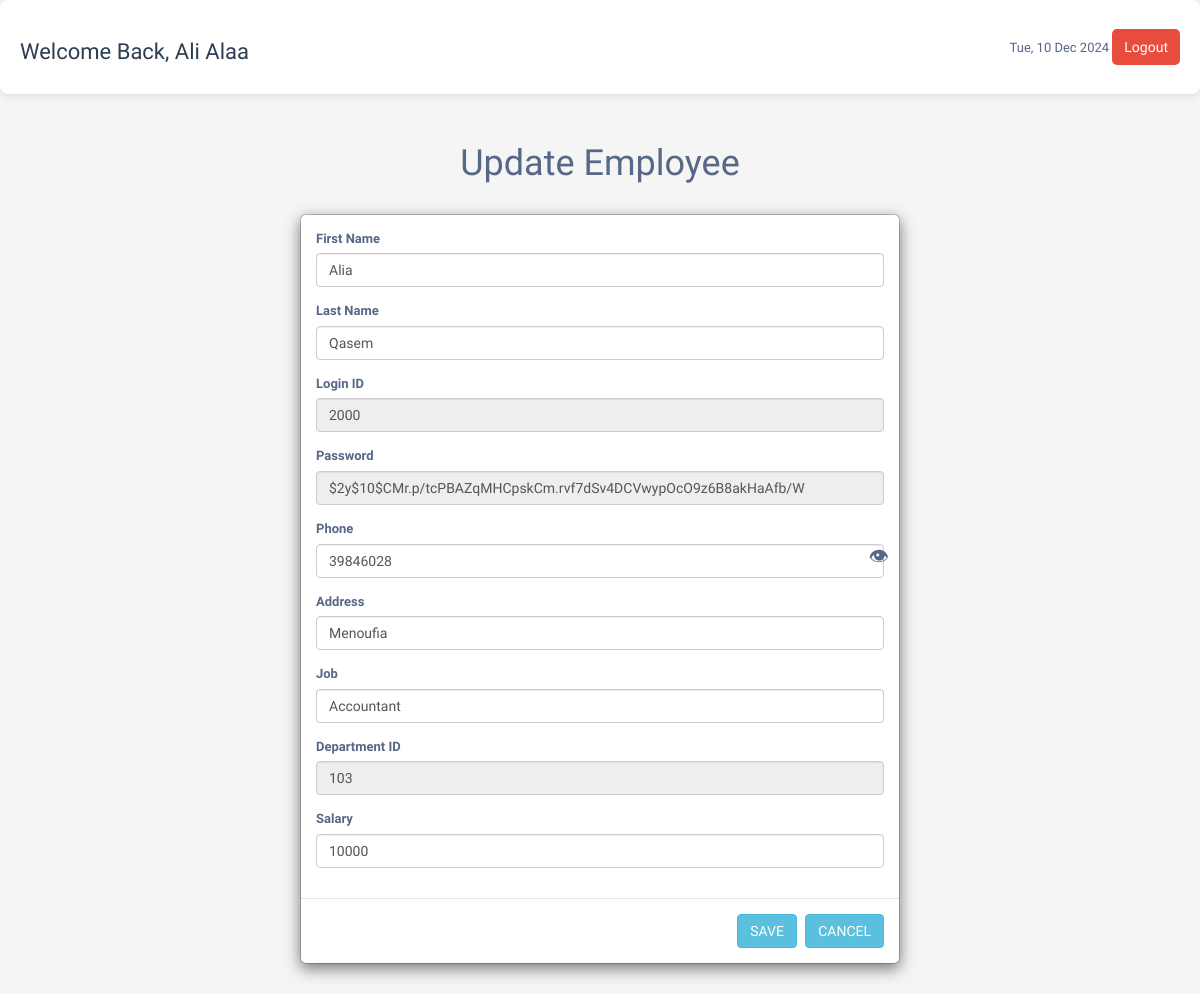
/Database/update_emp.php?id=26 (signed in), run on the app's committed database.
### tables this page shows
CREATE TABLE `employee` (
  `employee_id` int(11) NOT NULL,
  `person_id` int(11) NOT NULL,
  `department_id` int(11) DEFAULT NULL,
  `logi_id` int(14) NOT NULL,
  `password` varchar(225) NOT NULL
);

CREATE TABLE `person` (
  `person_id` int(11) NOT NULL,
  `first_name` varchar(225) NOT NULL,
  `last_name` varchar(225) NOT NULL,
  `age` int(10) NOT NULL,
  `address` varchar(225) NOT NULL,
  `phone_number` varchar(11) NOT NULL,
  `date_of_birth` date NOT NULL,
  `absent_times` int(10) DEFAULT NULL,
  `salary` decimal(20,0) NOT NULL,
  `job_title` varchar(225) NOT NULL,
  `gender` enum('male','female') NOT NULL,
  `role` enum('admin','employee','manager') NOT NULL
);

### Database/update_emp.php (the view, shortened to what this page needs)
<?php
$user_name = $_SESSION['user_name'];
?>
<?php include("config.php");
if (isset($_GET['id'])) {
    $id = $_GET['id'];
    $query = "
            SELECT
            employee.employee_id,
            employee.logi_id,
            employee.password,
            employee.department_id,
            person.first_name,
            person.last_name,
            person.phone_number AS phone,
            person.address,
            person.job_title AS job,
            person.salary
        FROM
            employee
        JOIN
            person
        ON
            employee.person_id = person.person_id
        WHERE
            employee.employee_id =  '$id'
        ";
        $stmt = $database->prepare($query);
        $stmt->execute();
        $result = $stmt->fetch(PDO::FETCH_ASSOC);
}
?>
<!DOCTYPE html>
<html lang="en">
<head>
    <link rel="stylesheet" href="dashboard.css">
    <link rel="stylesheet" href="https://maxcdn.bootstrapcdn.com/font-awesome/4.7.0/css/font-awesome.min.css">
    <link rel="stylesheet" href="https://maxcdn.bootstrapcdn.com/bootstrap/3.3.7/css/bootstrap.min.css">
</head>
<body>
<div class="header">
    <h3>Welcome Back, <?php echo $user_name; ?></h3>
    <div>
      <span id="currentDate"></span>
      <button class="btn-signout ms-3" onclick="logout()">Logout</button>
    </div>
</div>
    <div class="container">
        <div class=" text-center mt-5 ">
            <h1>Update Employee</h1>
        </div>
        <div class="modal-dialog">
            <div class="modal-content">
                <form method="post" action="update_emp.php?id=<?php echo $id;?>">
                    <div class="modal-body">
                        <div class="form-group">
                            <label>First Name</label>
                            <input type="text" class="form-control" name="fname" value="<?php echo htmlspecialchars($result['first_name']); ?>">
                        </div>
                        <div class="form-group">
                            <label>Last Name</label>
                            <input type="text" class="form-control" name="lname" value="<?php echo htmlspecialchars($result['last_name']); ?>">
                        </div>
                        <div class="form-group">
                            <label>Login ID</label>
                            <input type="int" class="form-control" name="logi_id" value="<?php echo htmlspecialchars($result['logi_id']); ?>" readonly>
                        </div>
                        <div class="form-group">
                            <label>Password</label>
                            <input type="text" class="form-control" name="password" id="password" readonly value="<?php echo htmlspecialchars($result['password']); ?>">
                            <span id="eye-icon" class="eye-icon">&#128065;</span>
                        </div>
                        <div class="form-group">
                            <label>Phone</label>
                            <input type="text" class="form-control" name="phone" value="<?php echo htmlspecialchars($result['phone']); ?>">
                        </div>
                        <div class="form-group">
                            <label>Address</label>
                            <input type="text" class="form-control" name="address" value="<?php echo htmlspecialchars($result['address']); ?>">
                        </div>
                        <div class="form-group">
                            <label>Job</label>
                            <input type="text" class="form-control" name="job" value="<?php echo htmlspecialchars($result['job']); ?>">
                        </div>
                        <div class="form-group">
                            <label>Department ID</label>
                            <input type="int" class="form-control" readonly name="department_id" value="<?php echo htmlspecialchars($result['department_id']); ?>">
                        </div>
                        <div class="form-group">
                            <label>Salary</label>
                            <input type="number" class="form-control" name="salary" value="<?php echo htmlspecialchars($result['salary']); ?>" min="0" step="0.01">
                        </div>
                    </div>
                    <div class="modal-footer">
                        <input type="submit" class="btn btn-info" name="save" value="SAVE">
                        <input action="employeecrud.php" type="submit" class="btn btn-info" name="save" value="CANCEL">
                    </div>
                </form>
            </div>
        </div>
    </div>
</body>
</html>

### Database/dashboard.css (style rules this page uses)
body { font-family: 'Arial', sans-serif; background-color: #f4f6f9; color: #333; }
.header { display: flex; justify-content: space-between; align-items: center; background-color: #fff; padding: 20px; border-radius: 8px; box-shadow: 0px 2px 8px rgba(0, 0, 0, 0.1); margin-bottom: 30px; }
.header h3 { font-size: 22px; color: #2c3e50; }
.header .btn-signout { background-color: #e74c3c; color: white; border-radius: 5px; font-size: 14px; padding: 8px 12px; border: none; cursor: pointer; transition: background-color 0.3s ease; }

### Database/update_emp.php (style rules this page uses)
.eye-icon { position: absolute; right: 10px; top: 50%; transform: translateY(-50%); font-size: 20px; cursor: pointer; }
body { color: #566787; background: #f5f5f5; font-family: 'Varela Round', sans-serif; font-size: 13px; }

### data on the page
employee: fname "Alia", lname "Qasem", logi_id "2000", password "$2y$10$CMr.p/tcPBAZqMHCpskCm.rvf7dSv4DCVwypOcO9z6B8akHaAfb/W", phone "39846028", address "Menoufia", job "Accountant", department_id "103", salary "10000"

### other printed values
$user_name "Ali Alaa"
